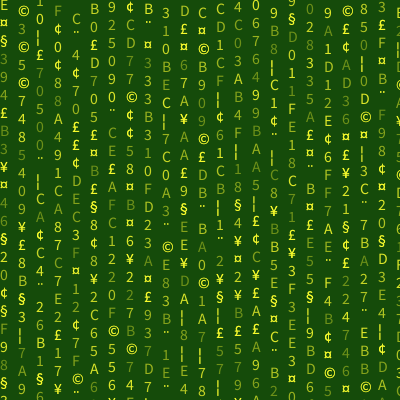
Frame 1 (no input)
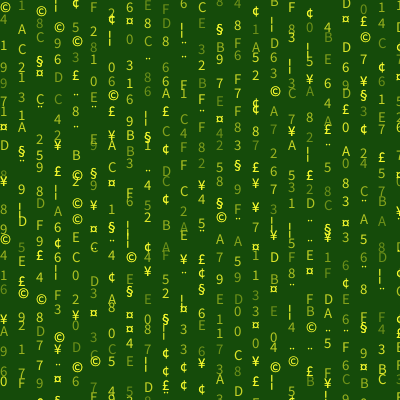
Frame 60 (the mouse pressed at the canvas centre just before this capture)
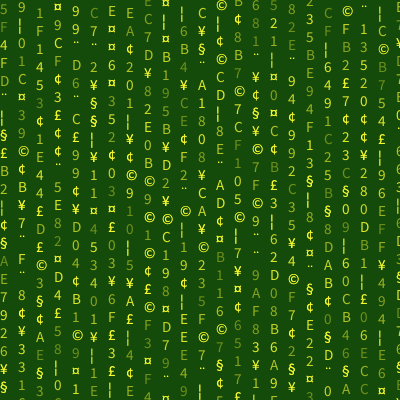
Frame 120 (the mouse held since frame 60 and released just before this capture)

The Processing sketch that drew these frames (run headless with seeded random() and noise(); from frame 60 on, the mouse is pressed at the canvas centre):

// Processing sketch: processing_92439
// ── processing_92439.pde

// matrix_02 - 03/06/13
// mel tearle
//
// make changes here

int set_width  = 400;
int set_height = 400;
float set_type = 15;  // set size of type

char[] ltrs = {
  '0', '1', '2', '3', '4', '5', '6', '7', '8', '9', 'A', 'B', 'C', 'D', 'E', 'F'
};

int pad  = int(set_type)+3;  //screen size to use for rows and columns positioning 
int xoff = -pad;              // x-offset_ from left of display
int num_rows = int(set_height/pad+1);   // one more for looks
int num_cols = int(set_width/pad+1);

int[] yoff = new int[num_cols];   // save y-offset in an array to stagger column heights

void setup() { 
  size(400, 400);  // size(set_width, set_height);  doesn't work in javascript
  addmore_chars();
  shuffle_yoff();
  frameRate(7);
}  // setup()

void draw() {
  background(#154B0A);  
  textSize(random(set_type-.65, set_type+1.0)); // works better here

  for (int y = num_rows; y > 0; y--) {      // going from bottom to top  

    for (int x = num_cols; x > 0; x-- ) {   // going from right to left      
      fill(#F6FA2D, int(random(4, 10))*25); 
      char c = ltrs[int(random(ltrs.length))]; 
      text(c, x*pad+xoff, y*pad+yoff[x-1]);      
      if ( int(c) > 150 || int(random(1, 8)) > 7) {   // hit it again
        fill(#F6FA2D, 255); 
        text(c, x*pad+xoff, y*pad+yoff[x-1]);   // arrays start at 0, else outof bounds err
      }  // again
    }  // for x

    //  reshuffle yoff_set array - whatever works
    if ( frameCount % 19 == 3 ) {
      shuffle_yoff();
    } 
    else if
      ( frameCount % 31 == int(random(2, 7))) {
      for (int i = 0; i < num_cols; i++ ) {   // set some columns back to zero
        if ( int(random(1,4)) > 2 ) yoff[i] = 0;
      }  // for
    }  // shuffle
  }  // for y
}  // draw()

void shuffle_yoff() {
  for (int i = 0; i < num_cols; i++) {  // save y-offset amounts
    yoff[i] = int(random(0, 7))*-2;
  }
}   // shuffle

void addmore_chars() {  // add some graphic chars
  for ( int i = 162; i < 170; i++ ) {  
    ltrs = splice(ltrs, char(i), i-161 );  // loads at front of array
  }
}  // add
